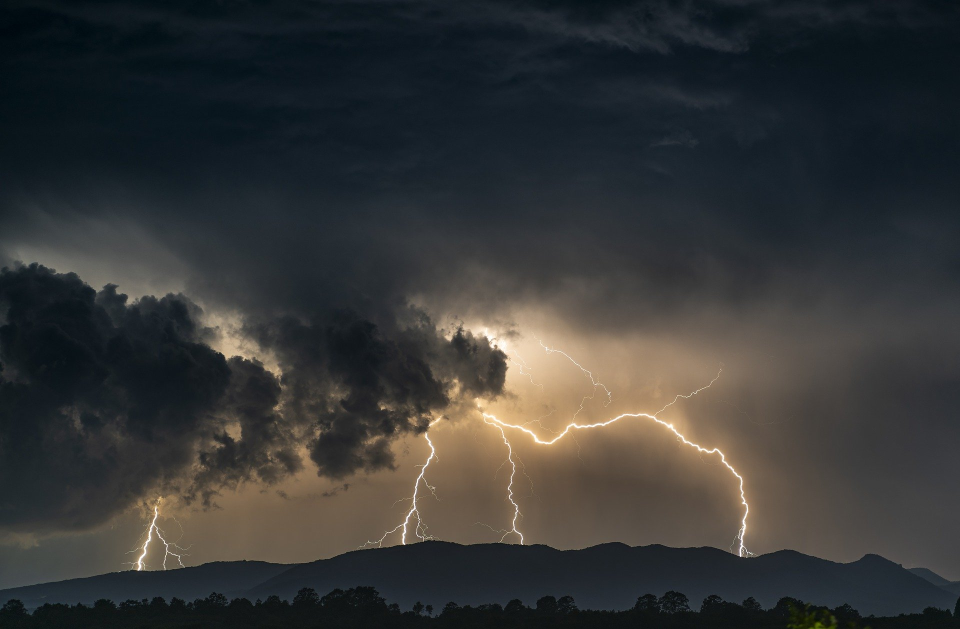
#> input picture Game_Pictures/thunder.jpg, 1920 x 1258 px, found by its file name (shown at 1/2 size)
$ python lesson4_init.py
#> lines starting #> are read from the running program, lines starting #| are printed output that depends on the picture
# -*- coding: utf-8 -*-
"""
Created on Thu Apr  2 19:44:58 2020

@author: George
"""

import os
import PIL
from PIL import ImageOps #PIL.ImageOps doesnt work for me?

base_dir = os.getcwd()

# create directory called 'FB_pictures'
if 'FB_pictures' not in os.listdir():
    os.mkdir('FB_pictures')

os.chdir('FB_pictures')

#load in pipe picture from gaming pictures, and resize it to be 500 pixels high (keep width in proportion)
if 'pillar.PNG' in os.listdir():
    pipe = PIL.Image.open('pillar.PNG')
    pipe_size = pipe.size
    pipe.resize((int(341*(500/1121)),500)).save('pipe.PNG')
else:
    #assume already there
    pass

#load in background, make mirror, merge mirror to the left and use this as the background to avoid messy screen transition
thunder_bg_left = PIL.Image.open(r'C:\Users\George\Pictures\Gaming\thunder.jpg').crop((0,658,1920,1158))
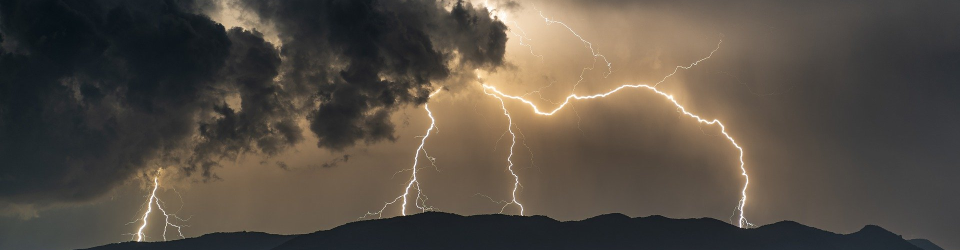
#> thunder_bg_left: PIL image 1920x500 RGB (shown at 1/2 size); mean R, G, B 86.1, 77.8, 68.4
thunder_bg_left.show()

thunder_bg_right = ImageOps.mirror(thunder_bg_left)
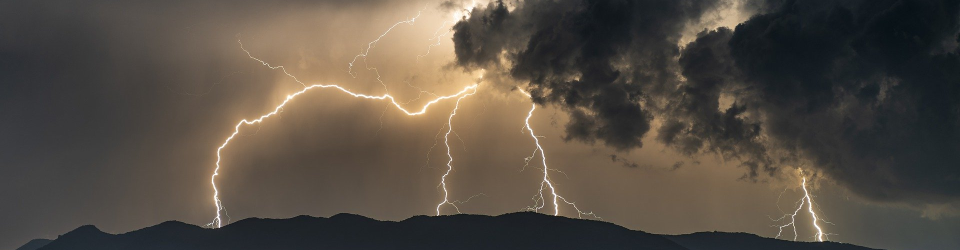
#> thunder_bg_right: PIL image 1920x500 RGB (shown at 1/2 size); mean R, G, B 86.1, 77.8, 68.4

thunder_bg = PIL.Image.new('RGB', (1920*2, 500))
#> thunder_bg: PIL image 3840x500 RGB; every value is 0
thunder_bg.paste(thunder_bg_left,(0,0))
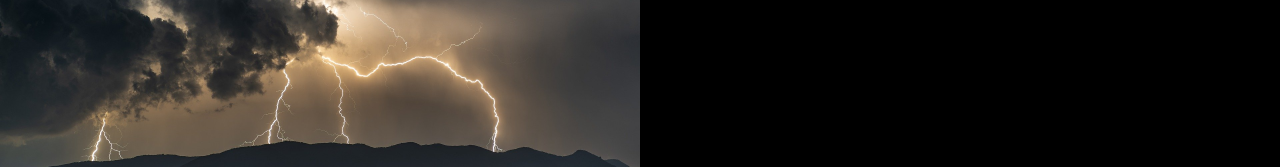
#> thunder_bg: PIL image 3840x500 RGB (shown at 1/3 size); mean R, G, B 43, 38.9, 34.2
thunder_bg.paste(thunder_bg_right,(1920,0))
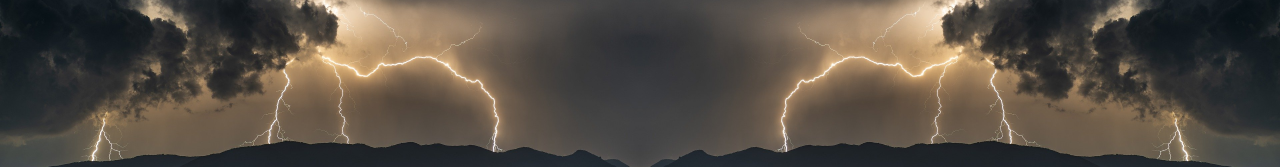
#> thunder_bg: PIL image 3840x500 RGB (shown at 1/3 size); mean R, G, B 86.1, 77.8, 68.4

thunder_bg.save('thunder_bg.jpg')

#take in one of the space invaders as our flappy python
#> (the run stopped early here; a loop or call above may not have finished)
